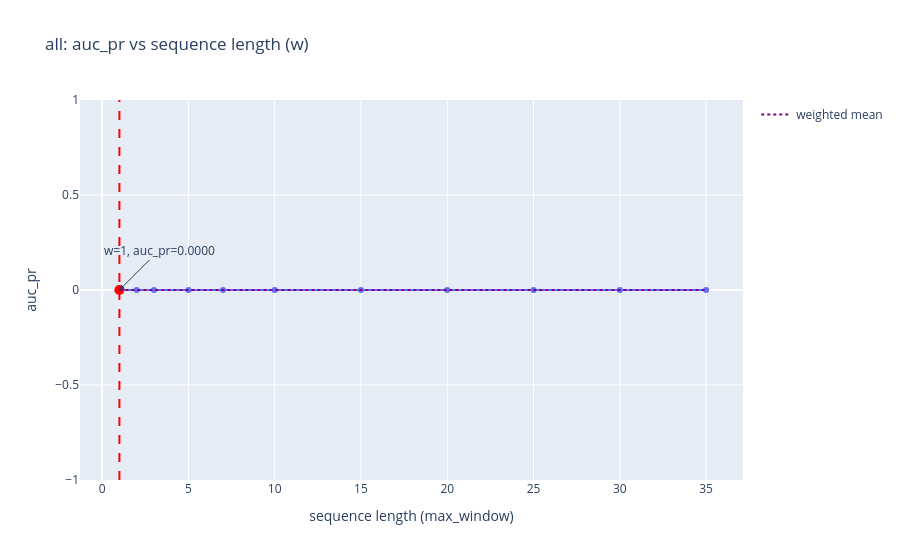
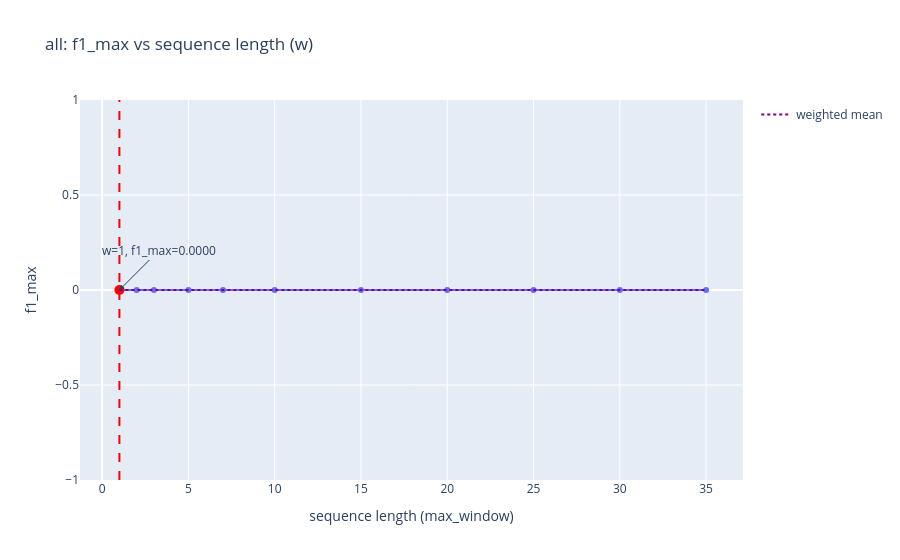
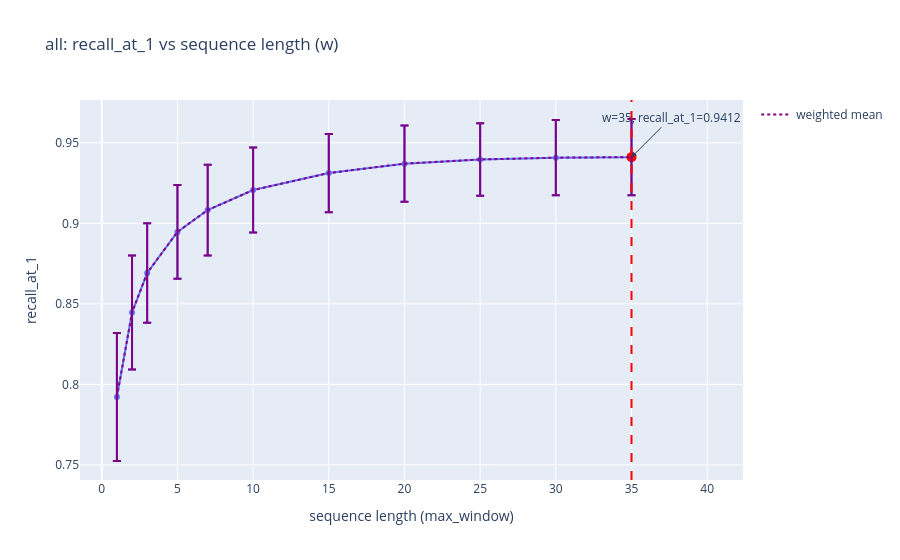
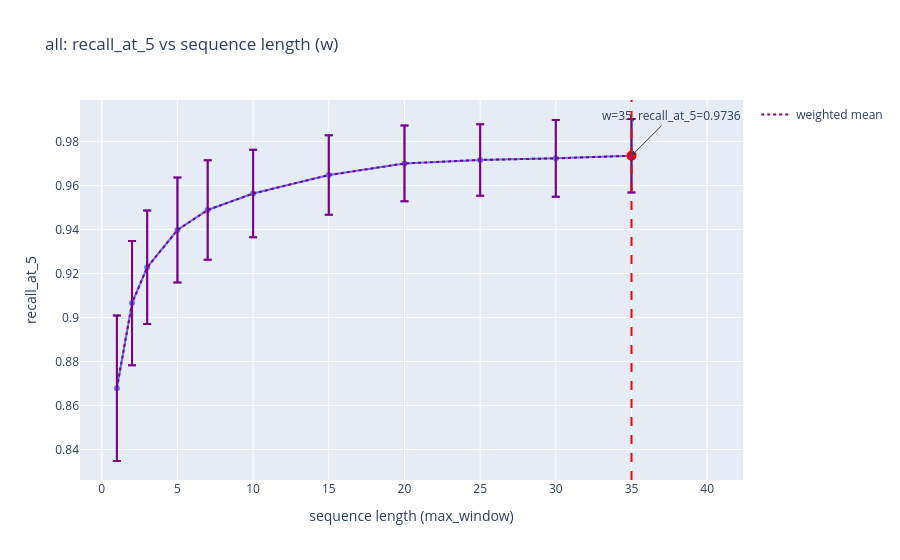

Notebook cell for these charts, in order:
### Code cell
plot_metrics_vs_window_with_stats(result_df, result_df)

### Figure 1 — Plotly figure (JSON) as saved in the notebook; plotly's stock layout.template omitted (floating-point values rounded to 4 significant figures)
{"data": [{"hovertemplate": "w=%{x}<br>auc_pr=%{y}<extra></extra>", "legendgroup": "", "line": {"color": "#636efa", "dash": "solid"}, "marker": {"symbol": "circle"}, "mode": "lines+markers", "name": "", "orientation": "v", "showlegend": false, "type": "scatter", "x": [1, 2, 3, 5, 7, 10, 15, 20, 25, 30, 35], "xaxis": "x", "y": [0.0, 0.0, 0.0, 0.0, 0.0, 0.0, 0.0, 0.0, 0.0, 0.0, 0.0], "yaxis": "y"}, {"marker": {"color": "red", "size": 10}, "mode": "markers", "name": "max", "showlegend": false, "type": "scatter", "x": [1], "y": [0]}, {"line": {"color": "purple", "dash": "dot"}, "mode": "lines", "name": "weighted mean", "showlegend": true, "type": "scatter", "x": [1, 2, 3, 5, 7, 10, 15, 20, 25, 30, 35], "y": [0.0, 0.0, 0.0, 0.0, 0.0, 0.0, 0.0, 0.0, 0.0, 0.0, 0.0]}], "layout": {"annotations": [{"arrowhead": 2, "ax": 40, "ay": -40, "showarrow": true, "text": "w=1, auc_pr=0.0000", "x": 1, "y": 0}], "legend": {"tracegroupgap": 0}, "shapes": [{"line": {"color": "red", "dash": "dash"}, "type": "line", "x0": 1, "x1": 1, "xref": "x", "y0": 0, "y1": 1, "yref": "y domain"}], "title": {"text": "all: auc_pr vs sequence length (w)"}, "xaxis": {"anchor": "y", "domain": [0, 1], "title": {"text": "sequence length (max_window)"}}, "yaxis": {"anchor": "x", "domain": [0, 1], "title": {"text": "auc_pr"}}}}

### Figure 2 — Plotly figure (JSON) as saved in the notebook; plotly's stock layout.template omitted (floating-point values rounded to 4 significant figures)
{"data": [{"hovertemplate": "w=%{x}<br>f1_max=%{y}<extra></extra>", "legendgroup": "", "line": {"color": "#636efa", "dash": "solid"}, "marker": {"symbol": "circle"}, "mode": "lines+markers", "name": "", "orientation": "v", "showlegend": false, "type": "scatter", "x": [1, 2, 3, 5, 7, 10, 15, 20, 25, 30, 35], "xaxis": "x", "y": [0.0, 0.0, 0.0, 0.0, 0.0, 0.0, 0.0, 0.0, 0.0, 0.0, 0.0], "yaxis": "y"}, {"marker": {"color": "red", "size": 10}, "mode": "markers", "name": "max", "showlegend": false, "type": "scatter", "x": [1], "y": [0]}, {"line": {"color": "purple", "dash": "dot"}, "mode": "lines", "name": "weighted mean", "showlegend": true, "type": "scatter", "x": [1, 2, 3, 5, 7, 10, 15, 20, 25, 30, 35], "y": [0.0, 0.0, 0.0, 0.0, 0.0, 0.0, 0.0, 0.0, 0.0, 0.0, 0.0]}], "layout": {"annotations": [{"arrowhead": 2, "ax": 40, "ay": -40, "showarrow": true, "text": "w=1, f1_max=0.0000", "x": 1, "y": 0}], "legend": {"tracegroupgap": 0}, "shapes": [{"line": {"color": "red", "dash": "dash"}, "type": "line", "x0": 1, "x1": 1, "xref": "x", "y0": 0, "y1": 1, "yref": "y domain"}], "title": {"text": "all: f1_max vs sequence length (w)"}, "xaxis": {"anchor": "y", "domain": [0, 1], "title": {"text": "sequence length (max_window)"}}, "yaxis": {"anchor": "x", "domain": [0, 1], "title": {"text": "f1_max"}}}}

### Figure 3 — Plotly figure (JSON) as saved in the notebook; plotly's stock layout.template omitted (floating-point values rounded to 4 significant figures)
{"data": [{"error_y": {"array": [0.03973, 0.03535, 0.03091, 0.02913, 0.0282, 0.02643, 0.02432, 0.02362, 0.02248, 0.02342, 0.02369]}, "hovertemplate": "w=%{x}<br>recall_at_1=%{y}<extra></extra>", "legendgroup": "", "line": {"color": "#636efa", "dash": "solid"}, "marker": {"symbol": "circle"}, "mode": "lines+markers", "name": "", "orientation": "v", "showlegend": false, "type": "scatter", "x": [1, 2, 3, 5, 7, 10, 15, 20, 25, 30, 35], "xaxis": "x", "y": [0.7921, 0.8447, 0.8692, 0.8947, 0.9083, 0.9207, 0.9313, 0.9371, 0.9397, 0.9408, 0.9412], "yaxis": "y"}, {"marker": {"color": "red", "size": 10}, "mode": "markers", "name": "max", "showlegend": false, "type": "scatter", "x": [35], "y": [0.9412]}, {"error_y": {"array": [0.03973, 0.03535, 0.03091, 0.02913, 0.0282, 0.02643, 0.02432, 0.02362, 0.02248, 0.02342, 0.02369], "type": "data", "visible": true}, "line": {"color": "purple", "dash": "dot"}, "mode": "lines", "name": "weighted mean", "showlegend": true, "type": "scatter", "x": [1, 2, 3, 5, 7, 10, 15, 20, 25, 30, 35], "y": [0.7921, 0.8447, 0.8692, 0.8947, 0.9083, 0.9207, 0.9313, 0.9371, 0.9397, 0.9408, 0.9412]}], "layout": {"annotations": [{"arrowhead": 2, "ax": 40, "ay": -40, "showarrow": true, "text": "w=35, recall_at_1=0.9412", "x": 35, "y": 0.9412}], "legend": {"tracegroupgap": 0}, "shapes": [{"line": {"color": "red", "dash": "dash"}, "type": "line", "x0": 35, "x1": 35, "xref": "x", "y0": 0, "y1": 1, "yref": "y domain"}], "title": {"text": "all: recall_at_1 vs sequence length (w)"}, "xaxis": {"anchor": "y", "domain": [0, 1], "title": {"text": "sequence length (max_window)"}}, "yaxis": {"anchor": "x", "domain": [0, 1], "title": {"text": "recall_at_1"}}}}

### Figure 4 — Plotly figure (JSON) as saved in the notebook; plotly's stock layout.template omitted (floating-point values rounded to 4 significant figures)
{"data": [{"error_y": {"array": [0.03311, 0.02825, 0.02581, 0.02383, 0.02259, 0.01992, 0.01806, 0.01722, 0.01624, 0.01745, 0.0167]}, "hovertemplate": "w=%{x}<br>recall_at_5=%{y}<extra></extra>", "legendgroup": "", "line": {"color": "#636efa", "dash": "solid"}, "marker": {"symbol": "circle"}, "mode": "lines+markers", "name": "", "orientation": "v", "showlegend": false, "type": "scatter", "x": [1, 2, 3, 5, 7, 10, 15, 20, 25, 30, 35], "xaxis": "x", "y": [0.8679, 0.9066, 0.9229, 0.9398, 0.9489, 0.9564, 0.9648, 0.9701, 0.9717, 0.9724, 0.9736], "yaxis": "y"}, {"marker": {"color": "red", "size": 10}, "mode": "markers", "name": "max", "showlegend": false, "type": "scatter", "x": [35], "y": [0.9736]}, {"error_y": {"array": [0.03311, 0.02825, 0.02581, 0.02383, 0.02259, 0.01992, 0.01806, 0.01722, 0.01624, 0.01745, 0.0167], "type": "data", "visible": true}, "line": {"color": "purple", "dash": "dot"}, "mode": "lines", "name": "weighted mean", "showlegend": true, "type": "scatter", "x": [1, 2, 3, 5, 7, 10, 15, 20, 25, 30, 35], "y": [0.8679, 0.9066, 0.9229, 0.9398, 0.9489, 0.9564, 0.9648, 0.9701, 0.9717, 0.9724, 0.9736]}], "layout": {"annotations": [{"arrowhead": 2, "ax": 40, "ay": -40, "showarrow": true, "text": "w=35, recall_at_5=0.9736", "x": 35, "y": 0.9736}], "legend": {"tracegroupgap": 0}, "shapes": [{"line": {"color": "red", "dash": "dash"}, "type": "line", "x0": 35, "x1": 35, "xref": "x", "y0": 0, "y1": 1, "yref": "y domain"}], "title": {"text": "all: recall_at_5 vs sequence length (w)"}, "xaxis": {"anchor": "y", "domain": [0, 1], "title": {"text": "sequence length (max_window)"}}, "yaxis": {"anchor": "x", "domain": [0, 1], "title": {"text": "recall_at_5"}}}}
